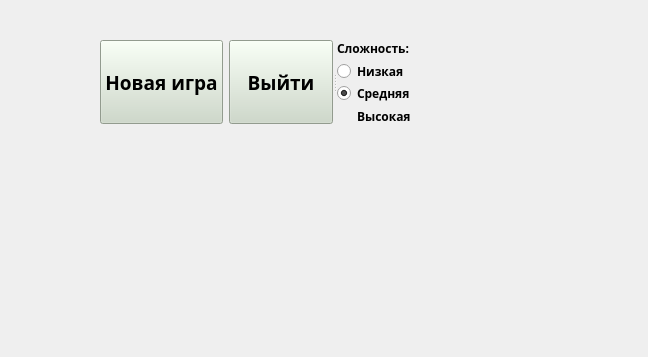
<?xml version="1.0" encoding="UTF-8"?>
<ui version="4.0">
 <class>OpeningForm</class>
 <widget class="QWidget" name="OpeningForm">
  <property name="geometry">
   <rect>
    <x>0</x>
    <y>0</y>
    <width>648</width>
    <height>357</height>
   </rect>
  </property>
  <property name="windowTitle">
   <string>Form</string>
  </property>
  <property name="autoFillBackground">
   <bool>false</bool>
  </property>
  <property name="styleSheet">
   <string notr="true">QWidget {
background-image: url(&quot;:/image/pictures/war.png&quot;);
}</string>
  </property>
  <widget class="QPushButton" name="Newgame">
   <property name="geometry">
    <rect>
     <x>100</x>
     <y>40</y>
     <width>123</width>
     <height>84</height>
    </rect>
   </property>
   <property name="font">
    <font>
     <family>Segoe UI Black</family>
     <pointsize>14</pointsize>
     <weight>75</weight>
     <bold>true</bold>
    </font>
   </property>
   <property name="styleSheet">
    <string notr="true">background-color: rgb(204, 217, 199)</string>
   </property>
   <property name="text">
    <string>Новая игра</string>
   </property>
  </widget>
  <widget class="QSplitter" name="splitter">
   <property name="geometry">
    <rect>
     <x>229</x>
     <y>40</y>
     <width>211</width>
     <height>84</height>
    </rect>
   </property>
   <property name="orientation">
    <enum>Qt::Horizontal</enum>
   </property>
   <widget class="QPushButton" name="Exit">
    <property name="font">
     <font>
      <family>Segoe UI Black</family>
      <pointsize>14</pointsize>
      <weight>75</weight>
      <bold>true</bold>
     </font>
    </property>
    <property name="styleSheet">
     <string notr="true">background-color: rgb(204, 217, 199)</string>
    </property>
    <property name="text">
     <string>Выйти</string>
    </property>
   </widget>
   <widget class="QWidget" name="">
    <layout class="QVBoxLayout" name="verticalLayout">
     <item>
      <widget class="QLabel" name="label">
       <property name="font">
        <font>
         <family>Segoe UI Black</family>
         <weight>75</weight>
         <bold>true</bold>
        </font>
       </property>
       <property name="text">
        <string>Сложность:</string>
       </property>
      </widget>
     </item>
     <item>
      <widget class="QRadioButton" name="Easy">
       <property name="font">
        <font>
         <family>Segoe UI Black</family>
         <weight>75</weight>
         <bold>true</bold>
        </font>
       </property>
       <property name="text">
        <string>Низкая</string>
       </property>
      </widget>
     </item>
     <item>
      <widget class="QRadioButton" name="Middle">
       <property name="font">
        <font>
         <family>Segoe UI Black</family>
         <weight>75</weight>
         <bold>true</bold>
        </font>
       </property>
       <property name="text">
        <string>Средняя</string>
       </property>
       <property name="checked">
        <bool>true</bool>
       </property>
      </widget>
     </item>
     <item>
      <widget class="QRadioButton" name="Hard">
       <property name="font">
        <font>
         <family>Segoe UI Black</family>
         <weight>75</weight>
         <bold>true</bold>
        </font>
       </property>
       <property name="styleSheet">
        <string notr="true">background-color: transparent</string>
       </property>
       <property name="text">
        <string>Высокая</string>
       </property>
      </widget>
     </item>
    </layout>
   </widget>
  </widget>
 </widget>
 <resources/>
 <connections/>
</ui>
